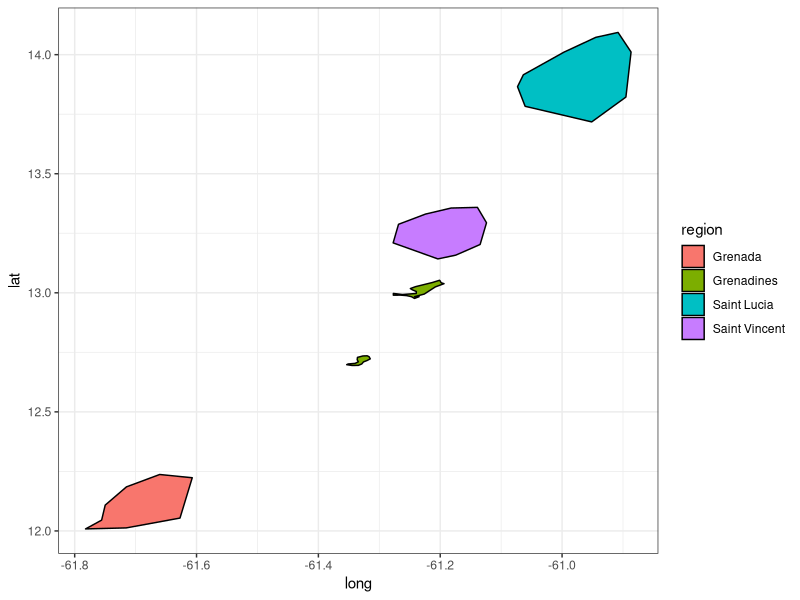
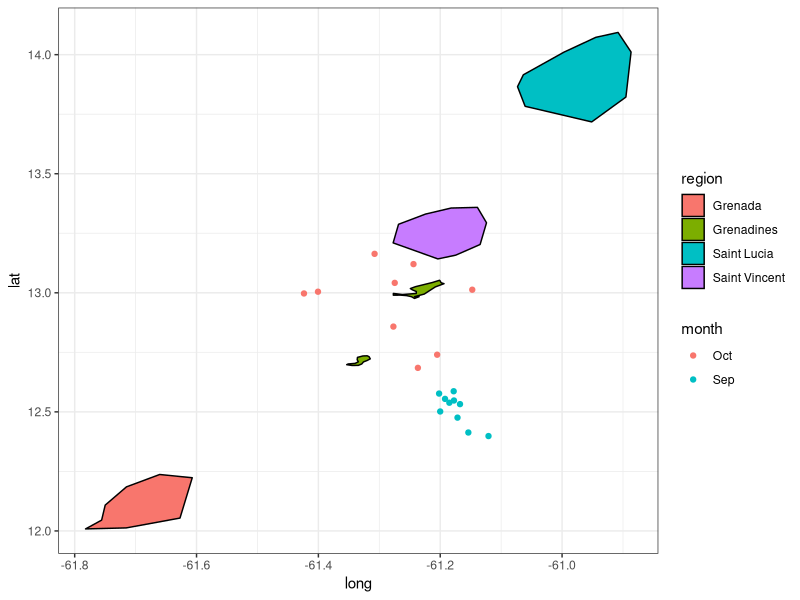
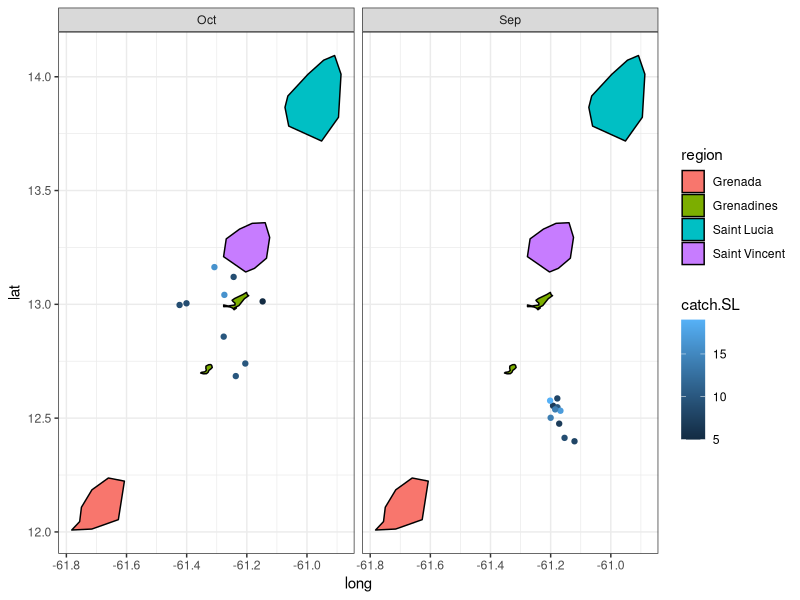
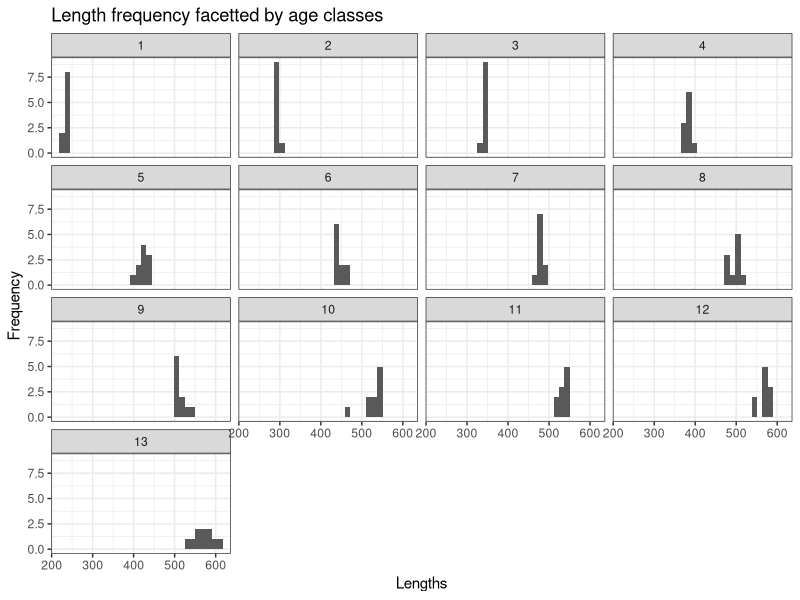
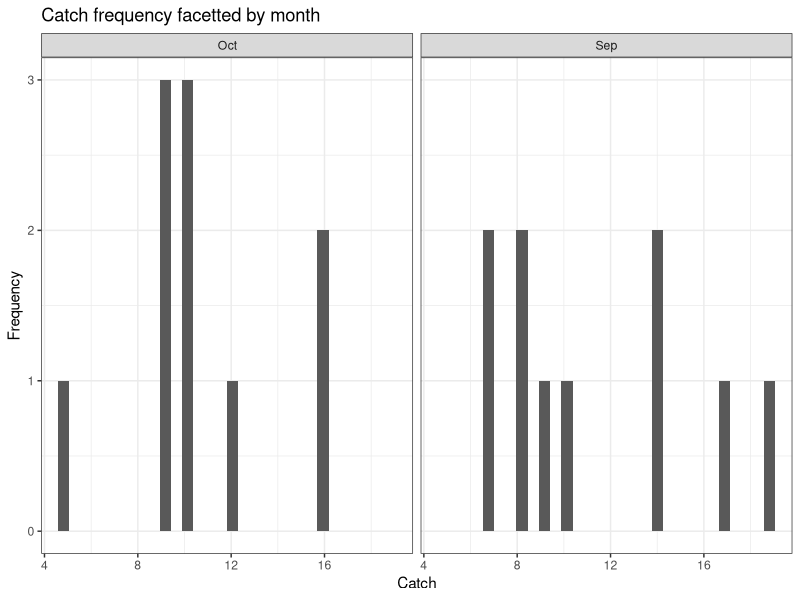
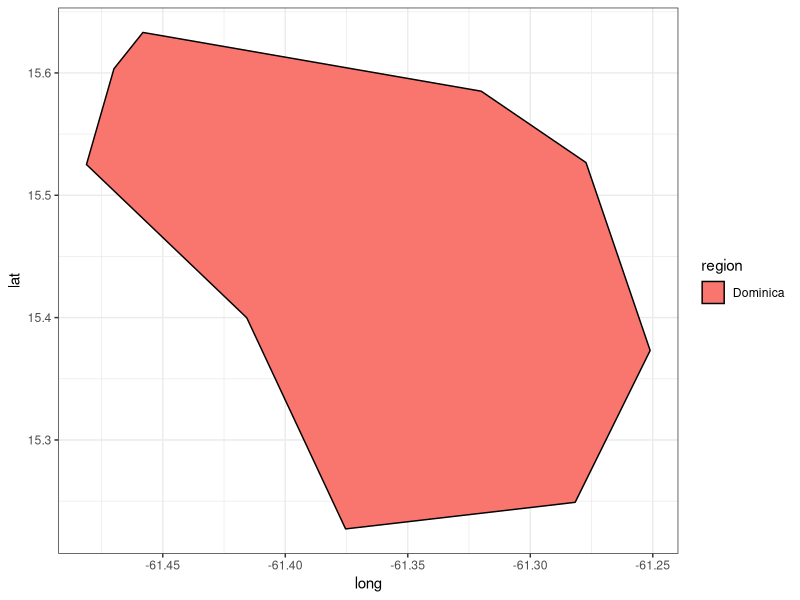
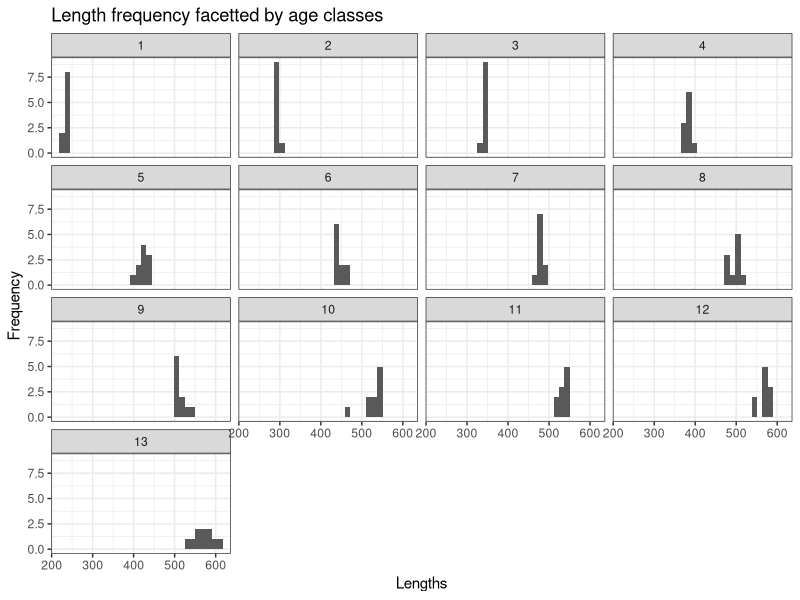
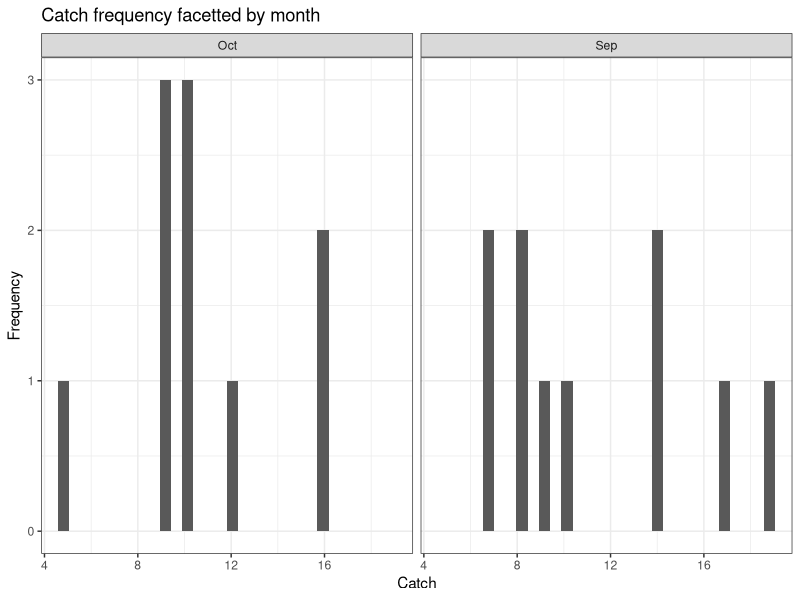

Write R code to recreate these figures, in order.
## ---- chunk 1
#| label: packages

library(tidyverse)
library(here)
## ---- chunk 2
#| label: load data

sort(unique(map_data("world")$reg))

# specify area name
# carib <- map_data("world", region = c("Saint Kitts", "Nevis", "Antigua", "Barbuda", "Dominica$", "Saint Lucia", "Saint Vincent", "Grenada", "Grenadines"))

carib <- map_data("world", region = c("Saint Lucia", "Saint Vincent", "Grenada", "Grenadines"))

# Plot map
ggplot(carib, aes(x = long, y = lat, group = group,
                  fill = region)) +
  geom_polygon(colour = "black") +
  theme_bw()
## ---- chunk 3
#| label: load-catch-data

catch_data <- read.csv(here("00_raw_data", "20230815.csv"), 
                       header = T)

ggplot() +
  # scatter plot of catch locations
  geom_point(data = catch_data, 
             aes(x = long, y = lat,
                 color = month)) +
  # map plot of area
  geom_polygon(data = carib, 
               aes(x = long, y = lat, 
                   group = group, fill = region),
               color = "black") +
  theme_bw()

# Plot with facets
ggplot() +
  # scatter plot of catch locations
  geom_point(data = catch_data, 
             aes(x = long, y = lat,
                 color = catch.SL)) +
  # map plot of area
  geom_polygon(data = carib, 
               aes(x = long, y = lat, 
                   group = group, fill = region),
               color = "black") +
  facet_wrap(~month) +
  theme_bw()
## ---- chunk 4
catch_data <- catch_data |> 
  mutate(across(month, ~factor(.)))
## ---- chunk 5
# Load data
data_20230814 <- read.csv(here("00_raw_data", "20230814.csv"))

# Plot
ggplot(data_20230814, aes(x = length)) +
  geom_histogram() +
  facet_wrap(~age) +
  theme_bw() +
  labs(title = "Length frequency facetted by age classes",
       x = "Lengths",
       y = "Frequency")

ggsave(here("03_plots", "lengths_by_age.png"), 
       height = 5, width = 5)
## ---- chunk 6
# Load data
data_20230815 <- read.csv(here("00_raw_data", "20230815.csv"))

# Plot
ggplot(data_20230815, aes(x = catch.SL)) +
  geom_histogram() +
  facet_wrap(~month) +
  theme_bw() +
  labs(title = "Catch frequency facetted by month",
       x = "Catch",
       y = "Frequency")

ggsave(here("03_plots", "catch_by_month.png"), 
       height = 5, width = 5)
## ---- chunk 7
# Plot map
ggplot(map_data("world", region = "Dominica$"), 
       aes(x = long, y = lat, 
           group = group, fill = region)) +
  geom_polygon(colour = "black") +
  theme_bw()

ggsave(here("03_plots", "poly_map_dominica.png"), 
       height = 5, width = 5)
